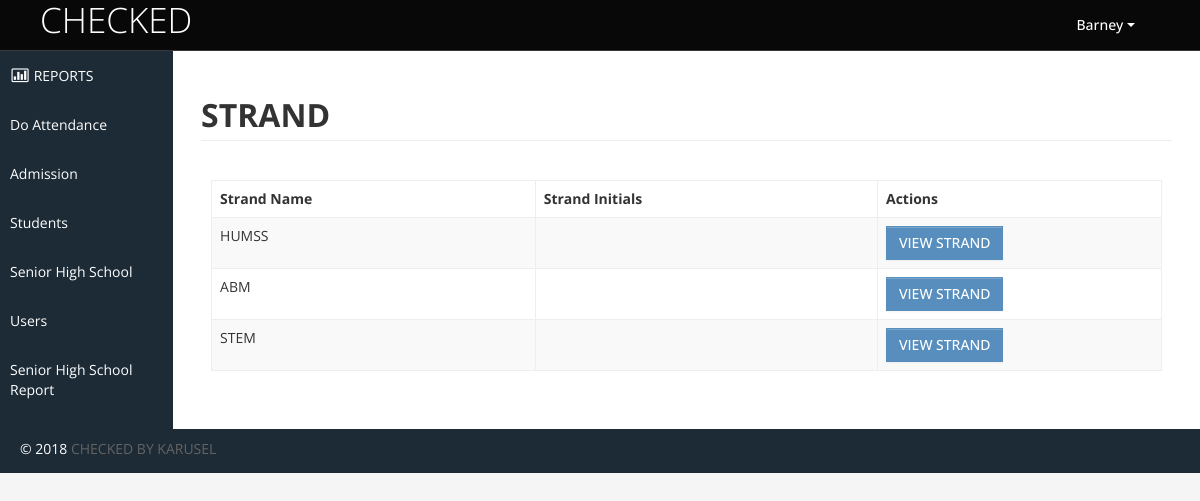
The app's page /shs_report.php (signed in) with its own data.
### tables this page shows
CREATE TABLE `users` (
  `id` int(11) NOT NULL,
  `username` varchar(65) NOT NULL,
  `email` varchar(65) NOT NULL,
  `password` varchar(125) NOT NULL,
  `firstname` varchar(65) NOT NULL,
  `lastname` varchar(65) NOT NULL,
  `acct_type` int(2) NOT NULL,
  `photo` varchar(65) NOT NULL,
  `status` int(2) NOT NULL
);

CREATE TABLE `strand` (
  `id` int(11) NOT NULL,
  `strand` varchar(65) NOT NULL
);

### perfect_function.php (called while the page is built, shortened)
<?php
function getConnection()
{
	$servername = "localhost";
	$username = "root";
	$password = "";
	$dbname = "project_zero";
	$conn = new mysqli($servername, $username, $password, $dbname);
	return $conn;
}
function get($table_name)
{
	$conn = getConnection();
	$sql = "SELECT * FROM $table_name";
	$result = $conn->query($sql);
	return $result;
}
function get_where($table_name, $id)
{
	$conn = getConnection();
	$sql = "SELECT * FROM $table_name where id=$id";
	$result = $conn->query($sql);
	return $result;
}
function _get_firstname_from_id($id)
{
	$user_data = get_where("users", $id);
	foreach ($user_data as $key => $row) {
		return $firstname = $row['firstname'];
	}
}
function base_url()
{
	$project_name = "project_zero";
	return "http://" . $_SERVER['SERVER_NAME'].'/'.$project_name.'/';
}
function _get_accttype_from_id($id)
{
	$user_data = get_where("users", $id);
	foreach ($user_data as $key => $row) {
		return $acct_type = $row['acct_type'];
	}
}

### shs_report.php (the view, shortened to what this page needs)
<?php include "admin_header.php";
?>
<h1 class="page-header"><b>STRAND</b></h1>
			<div class="box-content">
				<table class="table table-striped table-bordered bootstrap-datatable datatable">
				  <thead>
					  <tr>
					  	  <th>Strand Name</th>
						  <th>Strand Initials</th>
						  <th class="span4">Actions</th>
					  </tr>
				  </thead>
				  <tbody>
				  <?php
				  		$table_name = "strand";
						$user_data = get($table_name);
				  		foreach ($user_data as $key => $row) {
				  		$strand_id = $row['strand_id'];
				  		$strand = $row['strand'];
				  		$strand_initials =$row['strand_initials'];
				  		$student_url = base_url().'shs_report_section.php?id='.$strand_id;
				  ?>
					<tr>
						<td class="center"><?= $strand ?></td>
					<td class="center"><?= $strand_initials ?></td>
						<td class="center">
							<a class="btn btn-primary" href="<?= $student_url ?>">VIEW STRAND</a>
						</td>
					</tr>
					<?php } ?>
				  </tbody>
				</table>
			</div>
<?php include "admin_footer.php"; ?>

### admin_header.php (shortened to what this page needs)
<?php include "perfect_function.php";
?>
<!DOCTYPE html>
<html lang="en">
<head>
	  <link rel="stylesheet" href="http://code.jquery.com/ui/1.11.4/themes/smoothness/jquery-ui.css">
	<link id="bootstrap-style" href="<?= base_url() ?>adminfiles/css/bootstrap.min.css" rel="stylesheet">
	<link href="<?= base_url() ?>adminfiles/css/bootstrap-responsive.min.css" rel="stylesheet">
	<link id="base-style" href="<?= base_url() ?>adminfiles/css/style.css" rel="stylesheet">
	<link id="base-style-responsive" href="<?= base_url() ?>adminfiles/css/style-responsive.css" rel="stylesheet">
</head>
<body>
	<div class="navbar">
		<div class="navbar-inner">
			<div class="container-fluid">
				<a class="brand" href="#"><span>CHECKED</span></a>
				<div class="nav-no-collapse header-nav">
					<ul class="nav pull-right">
						<li class="dropdown">
							<a class="btn dropdown-toggle" data-toggle="dropdown" href="#">
								<i class="halflings-icon white user"></i> <?= _get_firstname_from_id($_SESSION['id']) ?>
								<span class="caret"></span>
							</a>
						</li>
					</ul>
				</div>
			</div>
		</div>
	</div>
		<div class="container-fluid-full">
		<div class="row-fluid">
			<div id="sidebar-left" class="span2">
				<div class="nav-collapse sidebar-nav">
					<ul class="nav nav-tabs nav-stacked main-menu">
						<li><a href="<?= base_url() ?>dashboard.php"><i class="icon-bar-chart"></i><span class="hidden-tablet"> REPORTS</span></a></li>
						<li><a href="#" data-toggle="modal" data-target="#exampleModal"><span class="hidden-tablet">Do Attendance</span></a></li>
						<li><a  href="<?= base_url() ?>attendance.php"><span class="hidden-tablet">Admission</span></a></li>
						<?php
						$acct_type = _get_accttype_from_id($_SESSION['id']);
						if ($acct_type==1){
						?>
						<li><a href="<?= base_url() ?>student_manage.php"><span class="hidden-tablet"> Students</span></a></li>
						<li><a href="<?= base_url() ?>strand_manage.php"><span class="hidden-tablet">Senior High School</span></a></li>
						<li><a href="<?= base_url() ?>user_manage.php"><span class="hidden-tablet"> Users</span></a></li>
						<?php
						}
						?>
						<li><a href="<?= base_url() ?>shs_report.php""><span class="hidden-tablet"> Senior High School Report</span></a></li>
					</ul>
				</div>
			</div>
			<div id="content" class="span10">

### project_zero/adminfiles/css/style-responsive.css (style rules this page uses)
@media (min-width: 1200px) { .container-fluid-full { overflow: hidden; position: relative; height: 100%; } }
@media (min-width: 1200px) { #content { width: 85.578%; padding: 28px; margin: 0px 0px; margin-left: 14.422% !important; } }
@media (min-width: 1200px) { #sidebar-left { background: #1C2B36; margin-left: 0px !important; position: absolute; height: 100%; } }
@media (min-width: 1200px) { .sidebar-nav > ul { margin: 0px; } }

### project_zero/adminfiles/css/halflings.css (style rules this page uses)
html, html .halflings { -webkit-font-smoothing: antialiased !important; }
.halflings-icon { display: inline-block; width: 14px; height: 14px; line-height: 14px; vertical-align: text-top; background-image: url(../img/glyphicons_halflings.svg); background-position: 0 0; background-repeat: no-repeat; vertical-align: top; *display: inline; *zoom: 1; *margin-right: .3em; }
.halflings-icon.white { background-image: url(../img/glyphicons_halflings-white.svg); }
.halflings-icon.user { background-position: -168px 0; }

### records on screen
users: firstname "Barney"
strand: strand "HUMSS"
strand: strand "ABM"
strand: strand "STEM"
